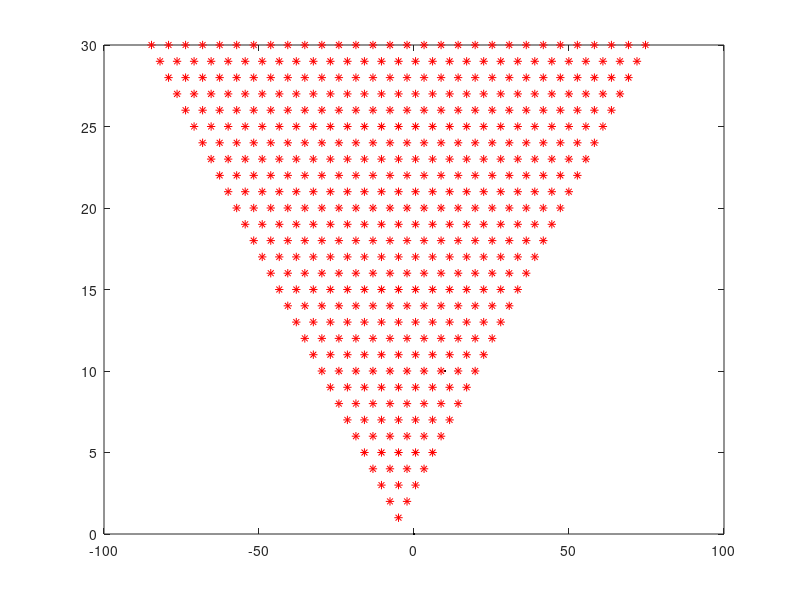

Write the MATLAB code that produced this figure.
% plot([0,10],[0,10],'k.')
% k=9
% hold on 
% for y=1:9
%     x1=((y-9)/tan(70*pi/180))+5;
%     x2=((y-9)/tan(-70*pi/180))+5;
%     a=linspace(x1,x2,k);
%     b=y*ones(1,k);
%     plot(a,b,'r*')
%     k=k-1
% end

% plot([0,10],[0,10],'k.')
% k=9
% hold on 
% for y=1:9
%     x1=y;
%    for j=1:9
%        x2=j;
% %     a=linspace(x1,x2,k);
% %     b=y*ones(1,k);
%     plot(x1,x2,'r*')
%     k=k-1
%    end
% end

plot([0,10],[0,10],'k.');
k=30
hold on 
for y=k:-1:1
    x1=((y-1)*tan(-70*pi/180))-5;
    x2=((y-1)*tan(70*pi/180))-5;
    a=linspace(x1,x2,k);
    b=y*ones(1,k);
    plot(a,b,'r*')
    k=k-1;
end